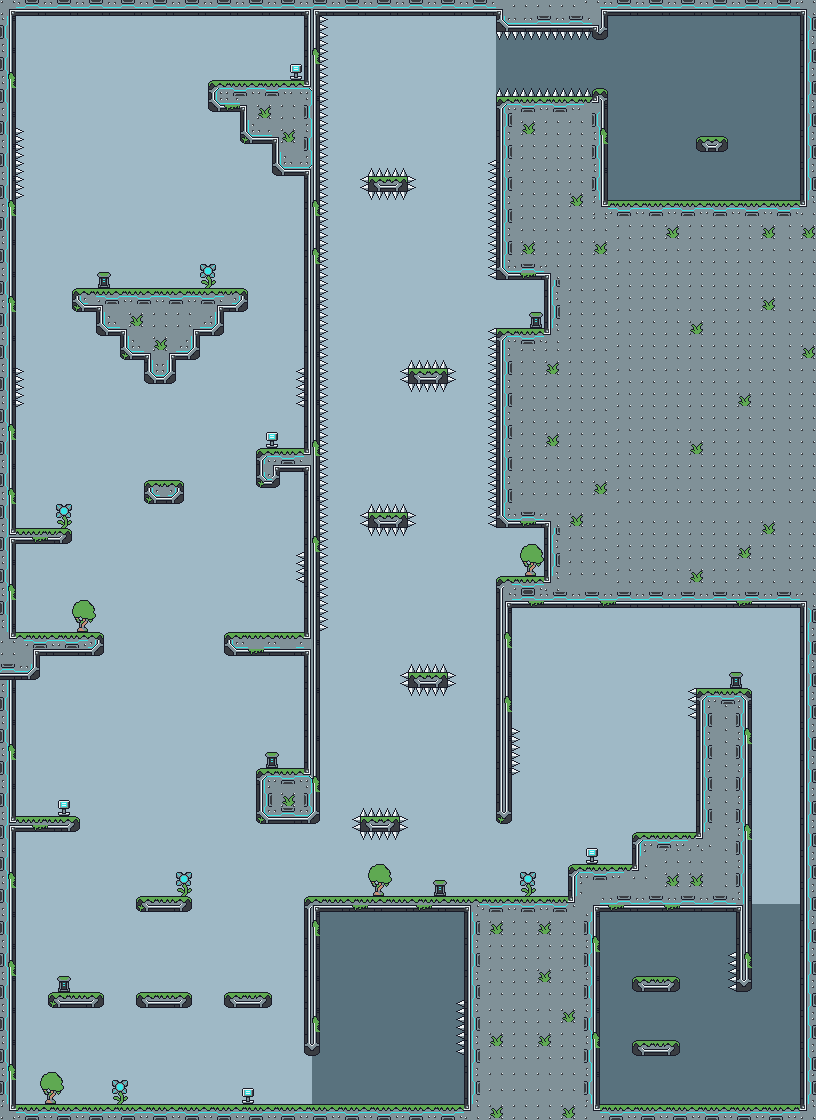

This is a level from a 2D game, rendered from its Tiled map with the project's own tilesets. A one-line summary and the map file follow, with tile-layer data summarised:
An orthogonal 102x140 tile map with 8x8 px tiles, 1 tile layer (gfx), 2 hidden layers not drawn and 38 objects (19x Enemy, 15x Item, Spawn, Npc, Door, ...).

<map version="1.10" tiledversion="1.10.2" orientation="orthogonal" renderorder="right-down" width="102" height="140" tilewidth="8" tileheight="8" infinite="0" nextlayerid="5" nextobjectid="72">
 <tileset firstgid="1" source="forest.tsx" />
 <layer id="1" name="gfx" width="102" height="140">
  <data>[14280 cells, 14280 non-empty, 108 distinct tile ids]</data>
 </layer>
 <layer id="2" name="walls" width="102" height="140" visible="0">
  <data>[14280 cells, 4713 non-empty, 1 distinct tile ids]</data>
 </layer>
 <layer id="4" name="spikes" width="102" height="140" visible="0">
  <data>[14280 cells, 256 non-empty, 1 distinct tile ids]</data>
 </layer>
 <objectgroup id="3" name="objs">
  <object id="1" name="Spawn" x="104" y="1072">
   <point />
  </object>
  <object id="2" name="HealthItem" type="Item" x="400" y="1088">
   <point />
  </object>
  <object id="3" name="OrcMiniboss" type="Enemy" x="776" y="184">
   <properties>
    <property name="flags" type="int" value="1" />
    <property name="health" type="int" value="5" />
    <property name="strength" type="int" value="5" />
    <property name="walk" value="L120,R120" />
   </properties>
   <point />
  </object>
  <object id="4" name="Goblin" type="Enemy" x="88" y="976">
   <properties>
    <property name="walk" value="L120,R120" />
   </properties>
   <point />
  </object>
  <object id="6" name="RacoonNpc" type="Npc" x="160" y="276">
   <properties>
    <property name="dialogue_id" type="int" value="0" />
   </properties>
   <point />
  </object>
  <object id="8" name="Orc" type="Enemy" x="680" y="816">
   <properties>
    <property name="walk" value="L120,R120" />
   </properties>
   <point />
  </object>
  <object id="11" name="Key" type="Item" x="28" y="696">
   <point />
  </object>
  <object id="16" name="DoorH" type="Door" x="776" y="904">
   <properties>
    <property name="locked" type="bool" value="false" />
   </properties>
   <point />
  </object>
  <object id="20" name="Switch" type="Switch" x="164" y="528">
   <properties>
    <property name="event_id" type="int" value="0" />
   </properties>
   <point />
  </object>
  <object id="21" name="GoblinMiniboss" type="Enemy" x="640" y="960">
   <properties>
    <property name="health" type="int" value="5" />
    <property name="strength" type="int" value="5" />
    <property name="walk" value="R60,P120,L60" />
   </properties>
   <point />
  </object>
  <object id="36" name="Doublejump" type="Item" x="440" y="936">
   <point />
  </object>
  <object id="37" name="Dash" type="Item" x="164" y="856">
   <point />
  </object>
  <object id="38" name="Airdash" type="Item" x="536" y="648">
   <point />
  </object>
  <object id="39" name="Walljump" type="Item" x="208" y="1072">
   <point />
  </object>
  <object id="41" name="Battery" type="Item" x="292" y="492">
   <point />
  </object>
  <object id="43" name="HealthItem" type="Item" x="164" y="968">
   <point />
  </object>
  <object id="44" name="HealthItem" type="Item" x="280" y="680">
   <point />
  </object>
  <object id="45" name="HealthItem" type="Item" x="360" y="432">
   <point />
  </object>
  <object id="46" name="HealthItem" type="Item" x="720" y="664">
   <point />
  </object>
  <object id="47" name="HealthItem" type="Item" x="456" y="240">
   <point />
  </object>
  <object id="48" name="HealthItem" type="Item" x="352" y="872">
   <point />
  </object>
  <object id="50" name="Battery" type="Item" x="480" y="704">
   <point />
  </object>
  <object id="51" name="Battery" type="Item" x="40" y="48">
   <point />
  </object>
  <object id="53" name="Goblin" type="Enemy" x="32" y="800">
   <properties>
    <property name="walk" value="R120,L120" />
   </properties>
   <point />
  </object>
  <object id="54" name="Goblin" type="Enemy" x="164" y="464">
   <point />
  </object>
  <object id="55" name="Goblin" type="Enemy" x="216" y="272">
   <properties>
    <property name="walk" value="L240,R240" />
   </properties>
   <point />
  </object>
  <object id="56" name="Goblin" type="Enemy" x="264" y="616">
   <properties>
    <property name="walk" value="L120,R120" />
   </properties>
   <point />
  </object>
  <object id="57" name="Goblin" type="Enemy" x="520" y="312">
   <point />
  </object>
  <object id="58" name="Goblin" type="Enemy" x="520" y="560">
   <point />
  </object>
  <object id="59" name="Orc" type="Enemy" x="512" y="880">
   <properties>
    <property name="walk" value="L240,R240" />
   </properties>
   <point />
  </object>
  <object id="60" name="Orc" type="Enemy" x="272" y="64">
   <properties>
    <property name="walk" value="L120,R120" />
   </properties>
   <point />
  </object>
  <object id="61" name="Orc" type="Enemy" x="288" y="752">
   <properties>
    <property name="walk" value="L60,P120,R60,P120" />
   </properties>
   <point />
  </object>
  <object id="62" name="Orc" type="Enemy" x="184" y="1088">
   <properties>
    <property name="walk" value="L120,R120" />
   </properties>
   <point />
  </object>
  <object id="63" name="Orc" type="Enemy" x="48" y="616">
   <properties>
    <property name="walk" value="R120,L120" />
   </properties>
   <point />
  </object>
  <object id="65" name="Goblin" type="Enemy" x="640" y="1024">
   <properties>
    <property name="walk" value="R60,P120,L60" />
   </properties>
   <point />
  </object>
  <object id="66" name="Goblin" type="Enemy" x="712" y="1088">
   <properties>
    <property name="walk" value="R120,L120" />
   </properties>
   <point />
  </object>
  <object id="69" name="Goblin" type="Enemy" x="700" y="120">
   <properties>
    <property name="walk" value="R120,L120" />
   </properties>
   <point />
  </object>
  <object id="70" name="Orc" type="Enemy" x="696" y="184">
   <properties>
    <property name="walk" value="L180,R180" />
   </properties>
   <point />
  </object>
 </objectgroup>
</map>
